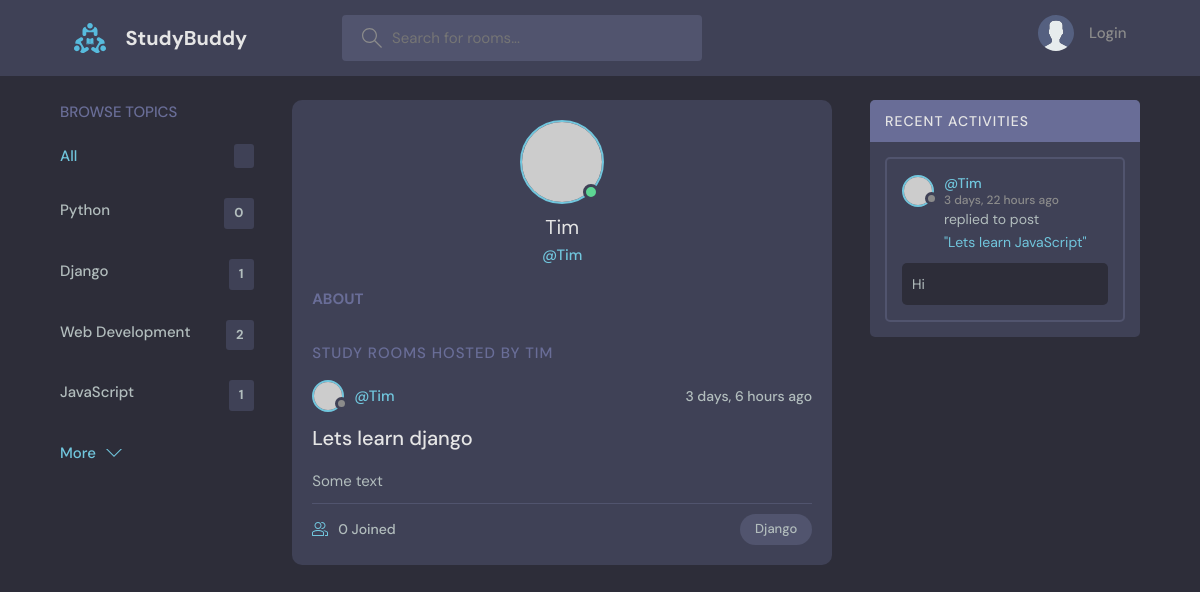
/profile/2/, run on an earlier commit of the app's database.
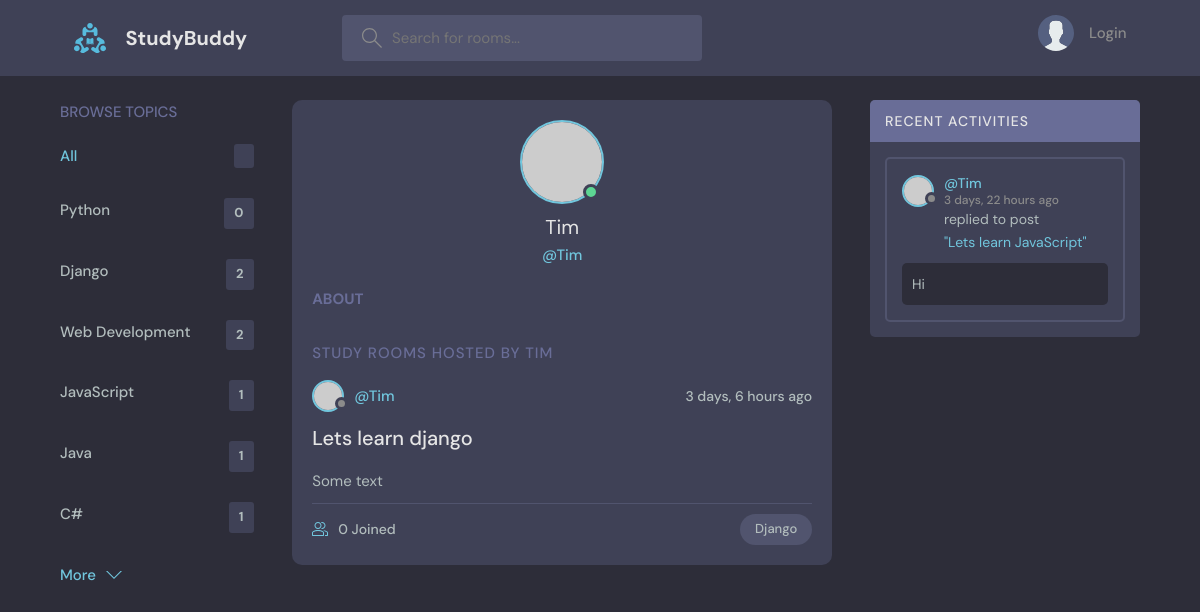
And on a later commit of the database.
### base/models.py (models this page shows, shortened)
class Topic(models.Model):
    name = models.CharField(max_length=200)

class Room(models.Model):
    host = models.ForeignKey(User, on_delete=models.SET_NULL, null=True)
    topic = models.ForeignKey(Topic, on_delete=models.SET_NULL, null=True)
    name = models.CharField(max_length=200)
    description = models.TextField(null=True, blank=True)
    participants = models.ManyToManyField(User, related_name='participants', blank=True)
    updated = models.DateTimeField(auto_now=True)
    created = models.DateTimeField(auto_now_add=True)
    class Meta:
        ordering = ['-updated', '-created']
    def __str__(self):
        return self.name

class Message(models.Model):
    user = models.ForeignKey(User, on_delete=models.CASCADE)
    room = models.ForeignKey(Room, on_delete=models.CASCADE)
    body = models.TextField()
    updated = models.DateTimeField(auto_now=True)
    created = models.DateTimeField(auto_now_add=True)
    class Meta:
        ordering = ['-updated', '-created']

### base/views.py (the view)
# urls.py: path('profile/<int:pk>/', views.user_profile, name='user-profile'),
def user_profile(request, pk):
    user = get_object_or_404(User, pk=pk)
    rooms = user.room_set.all()
    recent_messages = user.message_set.all()
    topics = Topic.objects.all()
    context = {
        'user': user,
        'rooms': rooms,
        'recent_messages': recent_messages,
        'topics': topics,
    }
    return render(request, 'base/profile.html', context=context)

### base/templates/base/profile.html (shortened to what this page needs)
{% extends 'base/main.html' %}
{% block content %}
    <main class="profile-page layout layout--3">
        <div class="container">
            {% include 'base/topics_component.html' %}
            <div class="roomListRoom">
                <div class="profile">
                    <div class="profile__avatar">
                        <div class="avatar avatar--large active">
                            <img src="https://randomuser.me/api/portraits/men/11.jpg" alt="" />
                        </div>
                    </div>
                    <div class="profile__info">
                        <h3>{{ user.username }}</h3>
                        <p>@{{ user.username }}</p>
                    </div>
                    <div class="profile__about">
                        <h3>About</h3>
                    </div>
                </div>
                <div class="roomList__header">
                    <div>
                        <h2>Study Rooms Hosted by {{ user.username }}</h2>
                    </div>
                </div>
                {% include 'base/feed_component.html' %}
            </div>
            {% include 'base/activity_component.html' %}
        </div>
    </main>
{% endblock content %}

### base/templates/base/topics_component.html
<div class="topics">
    <div class="topics__header">
        <h2>Browse Topics</h2>
    </div>
    <ul class="topics__list">
        <li>
            <a href="{% url 'home' %}" class="active">All <span>{{ total_rooms_count }}</span></a>
        </li>
        {% for topic in topics|slice:"0:10" %}
            <li>
                <a href="{% url 'home' %}?topic={{ topic.name }}">{{ topic.name }} <span>{{ topic.room_set.count }}</span></a>
            </li>
        {% endfor %}
    </ul>
    <a class="btn btn--link" href="{% url 'topics' %}">
        More
        <svg version="1.1" xmlns="http://www.w3.org/2000/svg" width="32" height="32" viewBox="0 0 32 32">
            <title>chevron-down</title>
            <path d="M16 21l-13-13h-3l16 16 16-16h-3l-13 13z"></path>
        </svg>
    </a>
</div>

### base/templates/base/feed_component.html (shortened to what this page needs)
    {% for room in rooms %}
        <div class="RoomListRoom">
            <div class="roomListRoom__header">
                <a href="{% url 'user-profile' room.host.id %}" class="roomListRoom__author">
                    <div class="avatar avatar--small">
                        <img src="https://randomuser.me/api/portraits/women/11.jpg" alt=""/>
                    </div>
                    <span>@{{ room.host.username }}</span>
                </a>
                <div class="roomListRoom__actions">
                    <span>{{ room.updated|timesince }} ago</span>
                </div>
            </div>
            <div class="roomListRoom__content">
                <a href="{% url 'room' room.id %}">{{ room.name }}</a>
                <p>
                    {{ room.description|slice:"0:100" }}{% if room.description|length > 50 %}...{% endif %}
                </p>
            </div>
            <div class="roomListRoom__meta">
                <a href="{% url 'room' room.id %}" class="roomListRoom__joined">
                    {{ room.participants.count }} Joined
                </a>
                <p class="roomListRoom__topic">{{ room.topic.name }}</p>
            </div>
        </div>
    {% endfor %}

### base/templates/base/activity_component.html (shortened to what this page needs)
<div class="activities">
    <div class="activities__header">
        <h2>Recent Activities</h2>
    </div>
    {% for message in recent_messages %}
        <div class="activities__box">
            <div class="activities__boxHeader roomListRoom__header">
                <a href="{% url 'user-profile' message.user.id %}" class="roomListRoom__author">
                    <div class="avatar avatar--small">
                        <img src="https://randomuser.me/api/portraits/women/11.jpg" alt=""/>
                    </div>
                    <p>
                        @{{ message.user.username }}
                        <span>{{ message.updated|timesince }} ago</span>
                    </p>
                </a>
            </div>
            <div class="activities__boxContent">
                <p>replied to post <a href="{% url 'room' message.room.id %}">"{{ message.room }}"</a></p>
                <div class="activities__boxRoomContent">
                    {{ message.body|slice:"0:50" }}{% if message.body|length > 50 %}...{% endif %}
                </div>
            </div>
        </div>
    {% endfor %}
</div>

What changed in the data, as far as the page shows it:
computed for Topic "Django": room_set.count "1" → "2"
added Topic: name "Java", room_set.count "1"
added Topic: name "C#", room_set.count "1"
